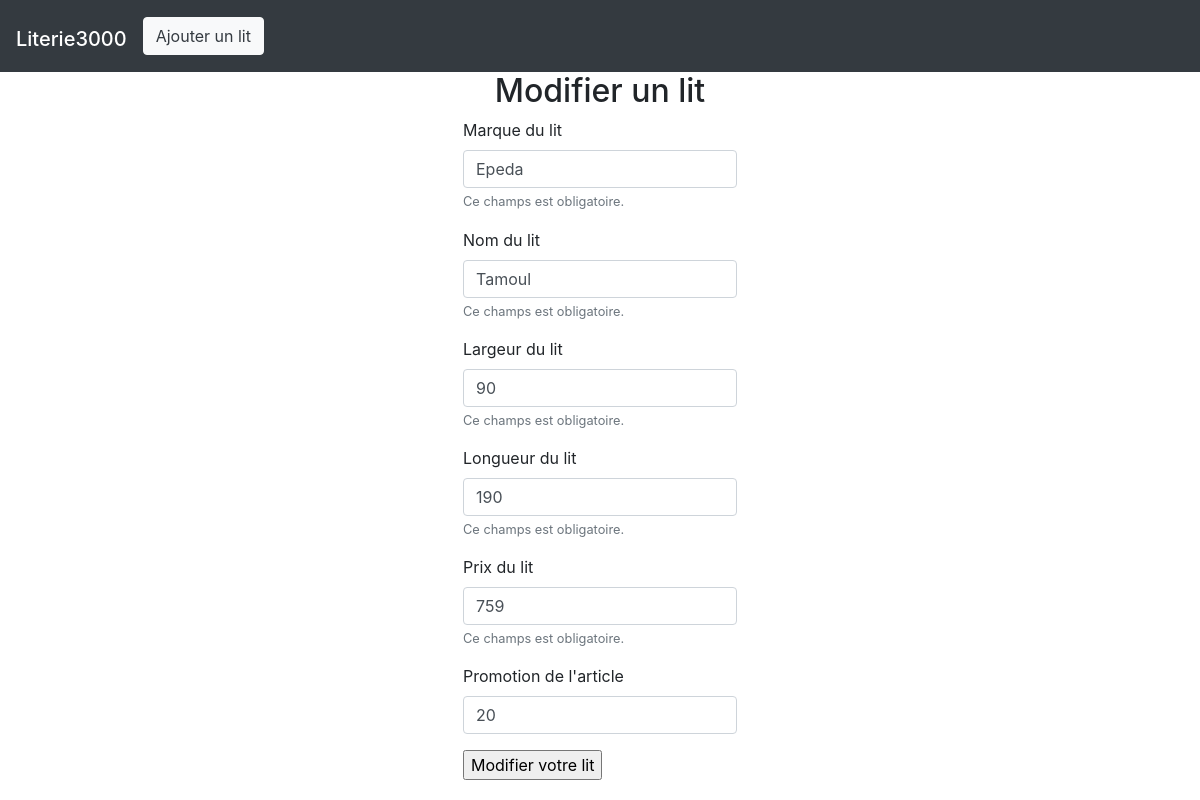
The app's page /updatebed.php?nomLit=Tamoul with its own data.
### tables this page shows
CREATE TABLE `lit` (
  `id` int(11) NOT NULL AUTO_INCREMENT,
  `nom` varchar(50) NOT NULL,
  `marque` varchar(50) NOT NULL,
  `largeur` int(11) NOT NULL,
  `longueur` int(11) NOT NULL,
  `prix` int(11) NOT NULL,
  `promotion` int(11) DEFAULT NULL,
  PRIMARY KEY (`id`)
);

### updatebed.php (the view, shortened to what this page needs)
<?php
$dsn = "mysql:host=localhost;dbname=literie";
$db = new PDO($dsn, "root", "");
$nomFromURL = $_GET['nomLit'];
$lol = $db->query(" SELECT * FROM lit WHERE nom = '$nomFromURL' ");
$lit = $lol->fetch();
include("templates/header.php")
?>
<div class="container">
    <h2>Modifier un lit</h2>
    <form action="" method="post">
        <div class="form-group">
            <label for="inputMarque">Marque du lit</label>
            <input type="text" class="form-control" name="marque" id="inputMarque" value=<?= $lit["marque"] ?>>
            <small id="emailHelp" class="form-text text-muted">Ce champs est obligatoire.</small>
        </div>
        <div class="form-group">
            <label for="inputMarque">Nom du lit</label>
            <input type="text" class="form-control" name="nom" id="inputNom" value=<?= $lit["nom"] ?>>
            <small id="emailHelp" class="form-text text-muted">Ce champs est obligatoire.</small>
        </div>
        <div class="form-group">
            <label for="inputLargeur">Largeur du lit</label>
            <input type="text" class="form-control" name="largeur" id="inputLargeur" value=<?= $lit["largeur"] ?>>
            <small id="emailHelp" class="form-text text-muted">Ce champs est obligatoire.</small>
        </div>
        <div class="form-group">
            <label for="inputLongueur">Longueur du lit</label>
            <input type="text" class="form-control" name="longueur" id="inputLongueur" value=<?= $lit["longueur"] ?>>
            <small id="emailHelp" class="form-text text-muted">Ce champs est obligatoire.</small>
        </div>
        <div class="form-group">
            <label for="inputPrix">Prix du lit</label>
            <input type="text" class="form-control" name="prix" id="inputPrix" value=<?= $lit["prix"] ?>>
            <small id="emailHelp" class="form-text text-muted">Ce champs est obligatoire.</small>
        </div>
        <div class="form-group">
            <label for="inputPromotion">Promotion de l'article</label>
            <input type="text" class="form-control" name="promotion" id="inputPromotion" value=<?= $lit["promotion"] ?>>
        </div>
        <input type="submit" value="Modifier votre lit">
    </form>
</div>
<?php
include("templates/footer.php")
?>

### css/main.css (style rules this page uses)
* { box-sizing: border-box; }
.container { display: flex; flex-direction: column; justify-content: center; align-items: center; }

### records on screen
lit: marque "Epeda", nom "Tamoul", largeur "90", longueur "190", prix "759", promotion "20"
